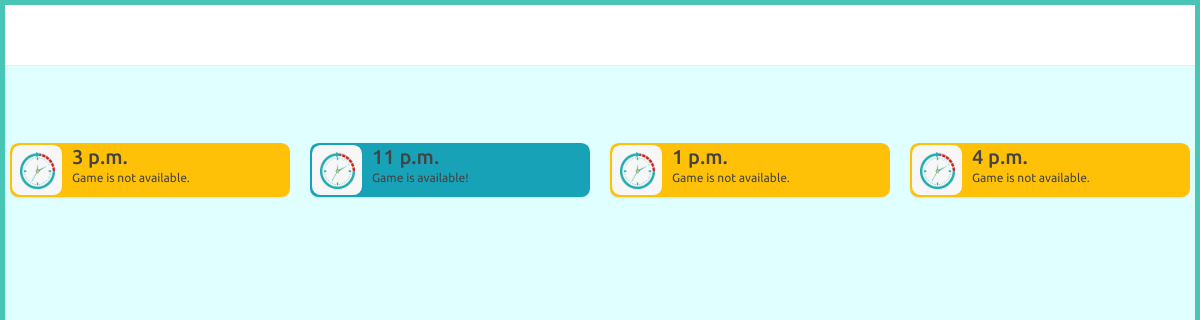
Screenshot of /dealer/index (signed in) with the database file from the repository.
### adminapp/models.py (models this page shows, shortened)
class PlayTime(models.Model):
    start_time = models.TimeField()
    end_time = models.TimeField()
    game_time = models.TimeField()

### dealer/views.py (the view)
# urls.py: path('index',views.index,name="index"),
@dealer_required
@login_required
def index(request):
    ist = pytz_timezone('Asia/Kolkata')
    dealer_obj = Dealer.objects.get(user=request.user)
    agent = dealer_obj.agent
    print(agent)
    current_time = timezone.now().astimezone(ist).time()
    print(current_time)
    if PlayTime.objects.filter(dealerlimit__dealer=dealer_obj).all():
        play_times = PlayTime.objects.filter(dealerlimit__dealer=dealer_obj).all().order_by('id')
    else:
        play_times = PlayTime.objects.filter().all().order_by('id')
    play_time_availabilities = []
    for time in play_times:
        if time.start_time <= current_time <= time.end_time:
            play_time_availabilities.append(True)
        else:
            play_time_availabilities.append(False)
    zipped_play_times = zip(play_times, play_time_availabilities)
    context = {
        'play_times': play_times,
        'zipped_play_times': zipped_play_times,
    }
    return render(request,"dealer/index.html",context)

### website/models.py (called while the page is built)
    def __str__(self):
        return str(self.user)

### templates/dealer/index.html (shortened to what this page needs)
{% extends 'dealer/partials/base.html' %}
{% load static %}
{% block content %}
<div id="main-content">
    <div class="container-fluid">
        <div class="block-header">
            <div class="row">
                <div class="col-lg-5 col-md-8 col-sm-12">
                    <h2><a href="javascript:void(0);" class="btn btn-xs btn-link btn-toggle-fullwidth"><i
                                class="fa fa-arrow-left"></i></a>{{current_time}}</h2>
                </div>
            </div>
        </div>
        <div class="row clearfix">
            {% for time, is_available in zipped_play_times %}
              {% if is_available %}
                <div class="col-lg-3 col-md-12">
                  <a href="{% url 'dealer:play_game' time.id %}">
                    <div class="card top_counter currency_state {% if time.game_time == 'morning' %}bg-success{% elif time.game_time == 'afternoon' %}bg-warning{% else %}bg-info{% endif %}">
                      <div class="body">
                        <div class="icon"><img src="{% static 'images/game1.png' %}" width="35" /></div>
                        <div class="content">
                          <h5 class="number">{{ time.game_time }}</h5>
                          {% if is_available %}
                            <p>Game is available!</p>
                          {% else %}
                            <p>Game is not available.</p>
                          {% endif %}
                        </div>
                      </div>
                    </div>
                  </a>
                </div>
              {% else %}
              <div class="col-lg-3 col-md-12">
                <a href="#" onclick="noGame()" data-type="confirm" class="js-sweetalert">
                  <div class="card top_counter currency_state bg-warning">
                    <div class="body">
                      <div class="icon"><img src="{% static 'images/game1.png' %}" width="35" /></div>
                      <div class="content">
                        <h5 class="number">{{ time.game_time }}</h5>
                        {% if is_available %}
                          <p>Game is available!</p>
                        {% else %}
                          <p>Game is not available.</p>
                        {% endif %}
                      </div>
                    </div>
                  </div>
                </a>
              </div>
            {% endif %}
          {% endfor %}
        </div>
    </div>
</div>
{% endblock %}

### static/css/color_skins.css (style rules this page uses)
.theme-cyan:before, .theme-cyan:after { background: #49c5b6 }

### rows the page displays
PlayTime: game_time "3 p.m.", shows "Game is not available."
PlayTime: game_time "11 p.m.", shows "Game is available!"
PlayTime: game_time "1 p.m.", shows "Game is not available."
PlayTime: game_time "4 p.m.", shows "Game is not available."
